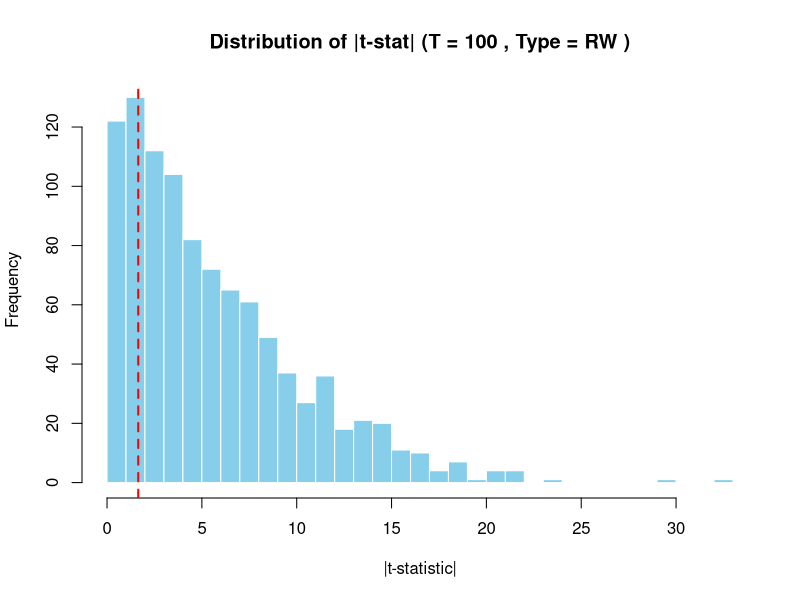
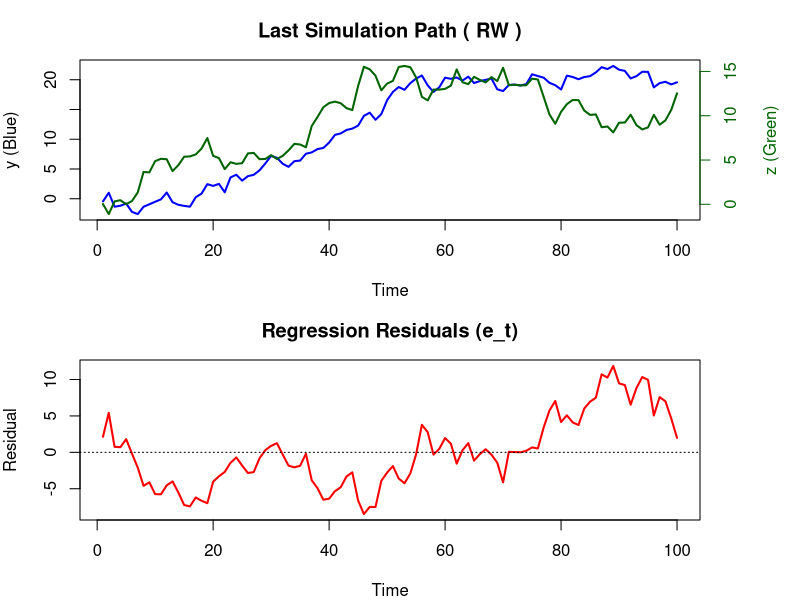
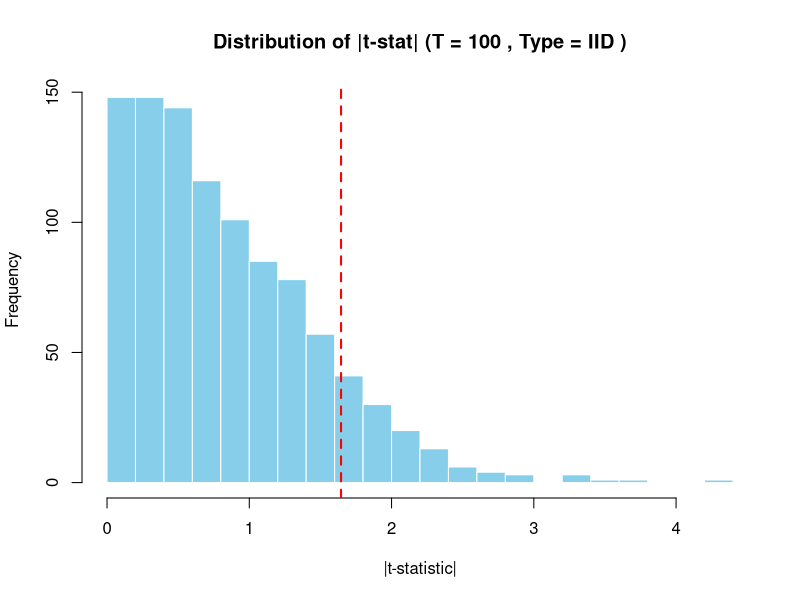
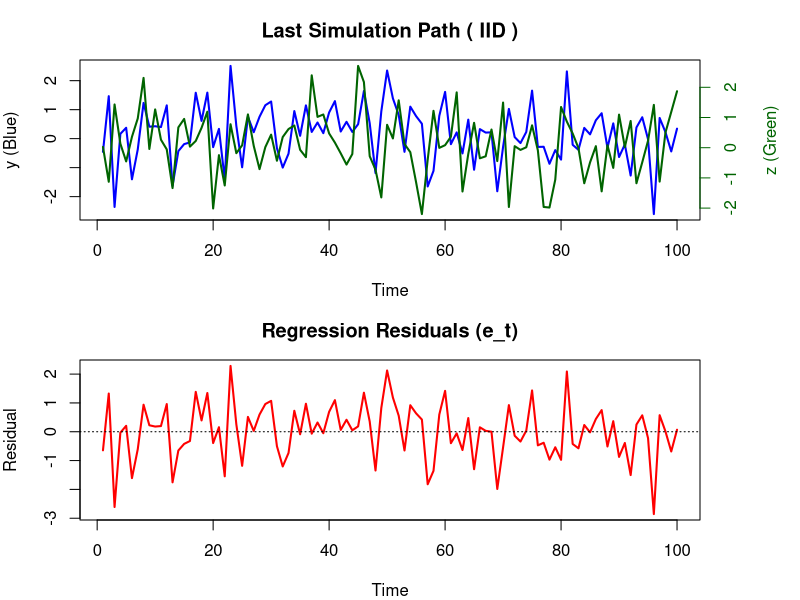

Recreate these plots in R, in order.
spurious_sim <- function(T = 100, Reps = 1000, RW = TRUE) {
  set.seed(27)
  
  # Directory and naming logic
  suffix <- if(RW) "RW" else "IID"
  if(!dir.exists("../Results")) dir.create("../Results")
  
  t_homo <- numeric(Reps)
  t_nw   <- numeric(Reps)
  y <- numeric(T); z <- numeric(T); res <- numeric(T)
  
  for (i in 1:Reps) {
    if (RW == TRUE) {
      y <- cumsum(rnorm(T)); z <- cumsum(rnorm(T))
    } else {
      y <- rnorm(T); z <- rnorm(T)
    }
    
    mod <- lm(y ~ z)
    res <- residuals(mod)
    
    # Statistics
    t_homo[i] <- summary(mod)$coefficients[2, "t value"]
    x_demean <- z - mean(z)
    w <- x_demean * res
    sigma2_nw <- (sum(w^2) + 2 * sum(w[-1] * w[-length(w)])) / sum(x_demean^2)^2
    t_nw[i] <- coef(mod)[2] / sqrt(sigma2_nw)
  }
  
  # --- 1. Plot Histogram (Display & Save) ---
  # Open a new window for the histogram
  dev.new() 
  hist(abs(t_homo), breaks = 30, col = "skyblue", border = "white",
       main = paste("Distribution of |t-stat| (T =", T, ", Type =", suffix, ")"),
       xlab = "|t-statistic|")
  abline(v = 1.645, col = "red", lwd = 2, lty = 2)
  
  # Save the current window to PNG
  dev.copy(png, filename = paste0("../Results/SpuriousHist_", suffix, ".png"), 
           width = 800, height = 600)
  dev.off() # Closes the file device but keeps the window open (usually)
  
  # --- 2. Plot Time Series (Display & Save) ---
  dev.new()
  par(mfrow = c(2, 1), mar = c(4, 4, 3, 5))
  
  # Top Panel: Dual Y-Axis
  plot(y, type = "l", col = "blue", lwd = 2, ylab = "y (Blue)", xlab = "Time", 
       main = paste("Last Simulation Path (", suffix, ")"))
  par(new = TRUE)
  plot(z, type = "l", col = "darkgreen", lwd = 2, axes = FALSE, xlab = "", ylab = "")
  axis(side = 4, col = "darkgreen", col.axis = "darkgreen")
  mtext("z (Green)", side = 4, line = 3, col = "darkgreen")
  
  # Bottom Panel: Residuals
  plot(res, type = "l", col = "red", lwd = 2, ylab = "Residual", xlab = "Time",
       main = "Regression Residuals (e_t)")
  abline(h = 0, lty = 3)
  
  # Save the current window to PNG
  dev.copy(png, filename = paste0("../Results/SpuriousReg_", suffix, ".png"), 
           width = 800, height = 800)
  dev.off()
  
  # Console Output
  cat("\n--- Simulation Summary (", suffix, ") ---\n")
  cat("Fraction |t| > 1.645 (Homoskedastic):", mean(abs(t_homo) > 1.645), "\n")
  cat("Fraction |t| > 1.645 (Newey-West):   ", mean(abs(t_nw) > 1.645), "\n")
}

# Run the simulations
spurious_sim(T = 100, Reps = 1000, RW = TRUE)
spurious_sim(T = 100, Reps = 1000, RW = FALSE)
